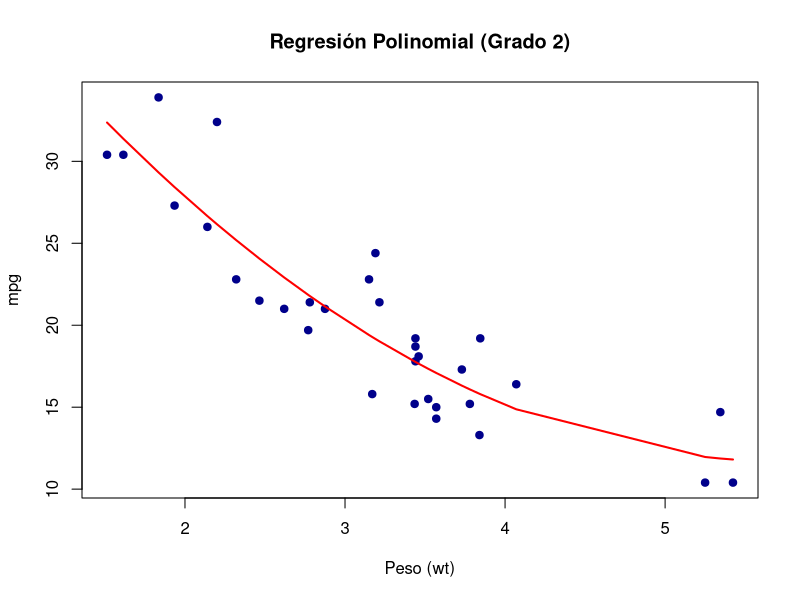
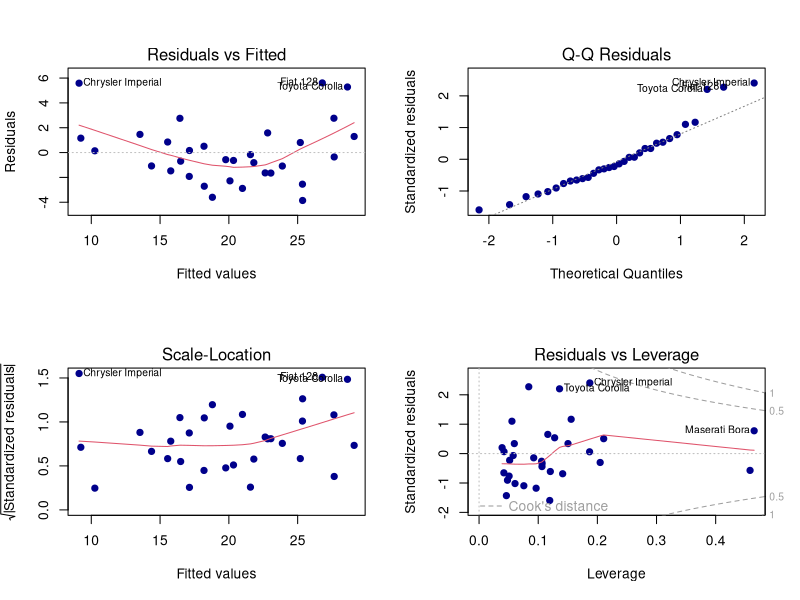

These figures' R source, in order:
# Ejercicio 1: Regresión Lineal Simple --------------------------------------------------
modelo1 <- lm(mpg ~ wt, data = mtcars)
cat("EJERCICIO 1 - Regresión Simple (mpg ~ wt):\n")
print(summary(modelo1))

cat("\nExplicación Ejercicio 1:
- Coeficientes: La ecuación del modelo es mpg =", coef(modelo1)[1], "+", coef(modelo1)[2], "*wt
- Interpretación: Por cada 1000 lbs de aumento en peso, el mpg disminuye aproximadamente", abs(round(coef(modelo1)[2],1)), "unidades.
- R²:", round(summary(modelo1)$r.squared, 2), "indica que el peso explica el", round(summary(modelo1)$r.squared*100, 1), "% de la variabilidad en mpg.
- p-valor: <2e-16 (significativo) confirma una relación fuerte entre peso y mpg.\n\n")

# Ejercicio 2: Modelo Polinomial (Grado 2) ----------------------------------------------
modelo2 <- lm(mpg ~ wt + I(wt^2), data = mtcars)
mtcars_ordenado <- mtcars[order(mtcars$wt), ]

cat("EJERCICIO 2 - Resumen Modelo Polinomial:\n")
print(summary(modelo2))

plot(mtcars$wt, mtcars$mpg, 
     main = "Regresión Polinomial (Grado 2)",
     xlab = "Peso (wt)", ylab = "mpg",
     pch = 19, col = "darkblue")
lines(mtcars_ordenado$wt, predict(modelo2, mtcars_ordenado), 
      col = "red", lwd = 2)

cat("\nExplicación Ejercicio 2:
- El modelo incluye wt y wt². Ambos términos son significativos (p < 0.05).
- La forma parabólica en la gráfica sugiere que la relación peso-mpg no es estrictamente lineal.
- El R² ajustado aumenta a", round(summary(modelo2)$adj.r.squared, 2), "indicando mejor ajuste que el modelo lineal simple.\n\n")



# Ejercicio 3: Modelo con Interacción ---------------------------------------------------
modelo3 <- lm(mpg ~ wt * hp, data = mtcars)
cat("EJERCICIO 3 - Modelo con Interacción (wt * hp):\n")
print(summary(modelo3))

cat("\nExplicación Ejercicio 3:
- La interacción wt:hp tiene p-valor =", round(summary(modelo3)$coefficients[4,4], 3), 
    "\n  Esto indica que la interacción", ifelse(summary(modelo3)$coefficients[4,4] < 0.05, 
                                                 "ES significativa (p < 0.05).", "NO es significativa (p > 0.05)."),
    "\n  Cuando existe interacción, el efecto de wt en mpg depende del nivel de hp (y viceversa).\n\n")

# Ejercicio 4: Diagnóstico del Modelo ---------------------------------------------------
modelo4 <- lm(mpg ~ wt + hp + qsec, data = mtcars)

cat("EJERCICIO 4 - Gráficos de Diagnóstico:\n")
par(mfrow = c(2,2))  # Configurar área de gráficos 2x2
plot(modelo4, pch = 19, col = "darkblue")
par(mfrow = c(1,1))  # Restaurar configuración gráfica

cat("\nExplicación Ejercicio 4:
1. Residuos vs Ajustados: Patrón aleatorio sugiere linealidad (sin tendencias claras).
2. Q-Q Plot: Residuos siguen aproximadamente la línea recta (normalidad aceptable).
3. Escala-Localización: Dispersión homogénea (supuesto de homocedasticidad).
4. Residuos vs Leverage: Observar puntos fuera de la línea de distancia Cook (0.5 o 1).
- El punto 20 (Toyota Corolla) muestra residuo grande pero baja influencia.
- No se detectan puntos con alta distancia de Cook (>1) que afecten significativamente el modelo.\n")